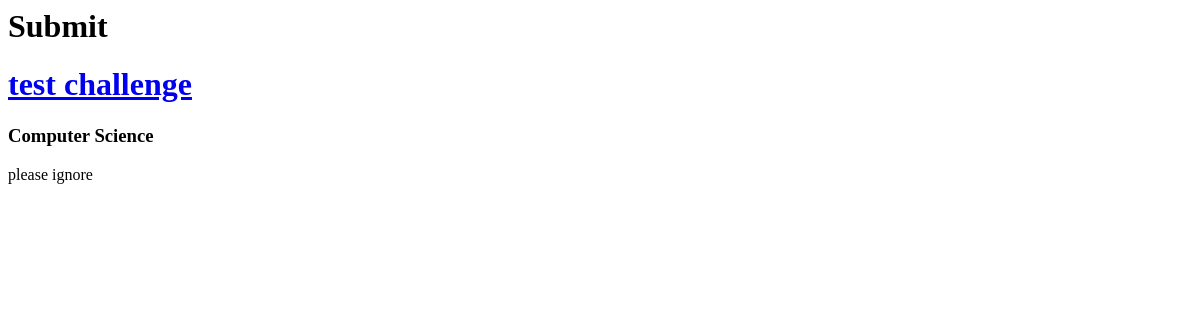
Before: / with the older database file.
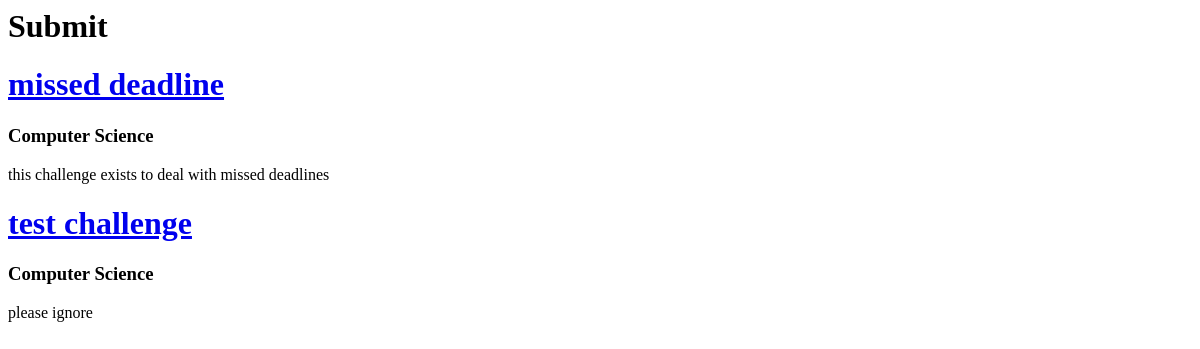
After: the same page with the newer database file.
### challenge/models.py (models this page shows, shortened)
class Challenge(models.Model):
    title = CharField(max_length=140)
    subject = ForeignKey("Subject")
    body = TextField()
    start = DateTimeField(auto_now_add=True)
    deadline = DateTimeField(default=datetime.datetime(2100,1,1))
    correct_answers = ManyToManyField("Answer")
    auto_check = BooleanField(default=True)
    solution_only = BooleanField(default=False)

class Subject(models.Model):
    name = CharField(max_length=30)
    def __str__(self):
        return self.name

### challenge/views.py (the view)
# urls.py: url(r"^$", ChallengeListView.as_view(), name="list"),
class ChallengeListView(ListView):
    model = Challenge
    template_name = "challenge/challenge_list.html"
    ordering = ['-start']

### challenge/templates/challenge/challenge_list.html
<body>
    <h1>Submit</h1>
    {% for challenge in object_list %}
        <h1><a href="/challenge/{{challenge.id}}">{{challenge.title}}</a></h1>
        <h3>{{challenge.subject}}</h3>
        <p>{{challenge.body}}</p>
    {% endfor %}
</body>

Changed rows visible on the page:
added Challenge: title "missed deadline", subject "Computer Science", body "this challenge exists to deal with missed deadlines"
